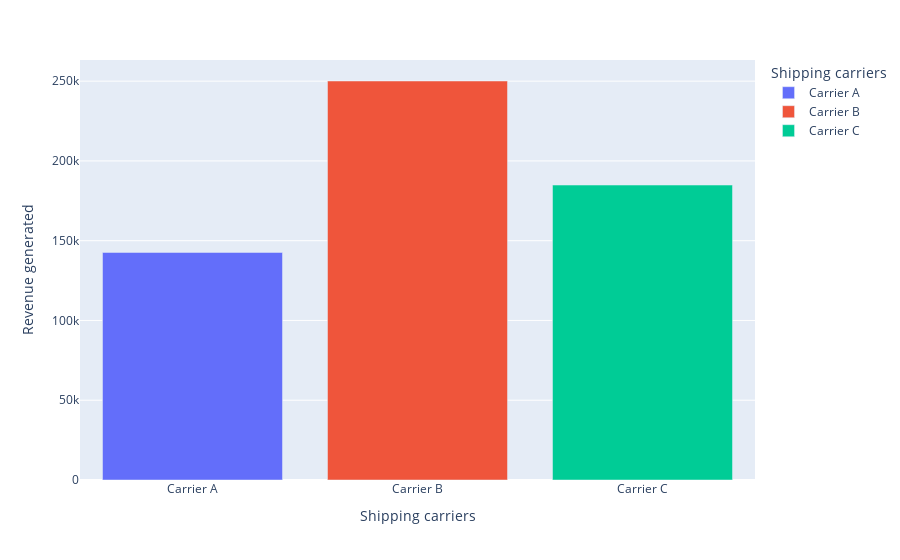

The code cell stored with this chart in its notebook:
### Markdown cell above
**Revenue generated by shipping carrier**

### Code cell
shipping_revenue=df.groupby("Shipping carriers")["Revenue generated"].sum().reset_index()
shipping_revenue_=px.bar(shipping_revenue,x="Shipping carriers",y="Revenue generated",color="Shipping carriers")
shipping_revenue_.show()

### Figure 1 — Plotly figure (JSON) as saved in the notebook; plotly's stock layout.template omitted (floating-point values rounded to 4 significant figures)
{"data": [{"alignmentgroup": "True", "hovertemplate": "Shipping carriers=%{x}<br>Revenue generated=%{y}<extra></extra>", "legendgroup": "Carrier A", "marker": {"color": "#636efa", "pattern": {"shape": ""}}, "name": "Carrier A", "offsetgroup": "Carrier A", "orientation": "v", "showlegend": true, "textposition": "auto", "type": "bar", "x": ["Carrier A"], "xaxis": "x", "y": [142600.0], "yaxis": "y"}, {"alignmentgroup": "True", "hovertemplate": "Shipping carriers=%{x}<br>Revenue generated=%{y}<extra></extra>", "legendgroup": "Carrier B", "marker": {"color": "#EF553B", "pattern": {"shape": ""}}, "name": "Carrier B", "offsetgroup": "Carrier B", "orientation": "v", "showlegend": true, "textposition": "auto", "type": "bar", "x": ["Carrier B"], "xaxis": "x", "y": [250100.0], "yaxis": "y"}, {"alignmentgroup": "True", "hovertemplate": "Shipping carriers=%{x}<br>Revenue generated=%{y}<extra></extra>", "legendgroup": "Carrier C", "marker": {"color": "#00cc96", "pattern": {"shape": ""}}, "name": "Carrier C", "offsetgroup": "Carrier C", "orientation": "v", "showlegend": true, "textposition": "auto", "type": "bar", "x": ["Carrier C"], "xaxis": "x", "y": [184900.0], "yaxis": "y"}], "layout": {"autosize": true, "barmode": "relative", "legend": {"title": {"text": "Shipping carriers"}, "tracegroupgap": 0}, "margin": {"t": 60}, "xaxis": {"anchor": "y", "autorange": true, "categoryarray": ["Carrier A", "Carrier B", "Carrier C"], "categoryorder": "array", "domain": [0, 1], "range": [-0.5, 2.5], "title": {"text": "Shipping carriers"}, "type": "category"}, "yaxis": {"anchor": "x", "autorange": true, "domain": [0, 1], "range": [0, 263300.0], "title": {"text": "Revenue generated"}, "type": "linear"}}}
